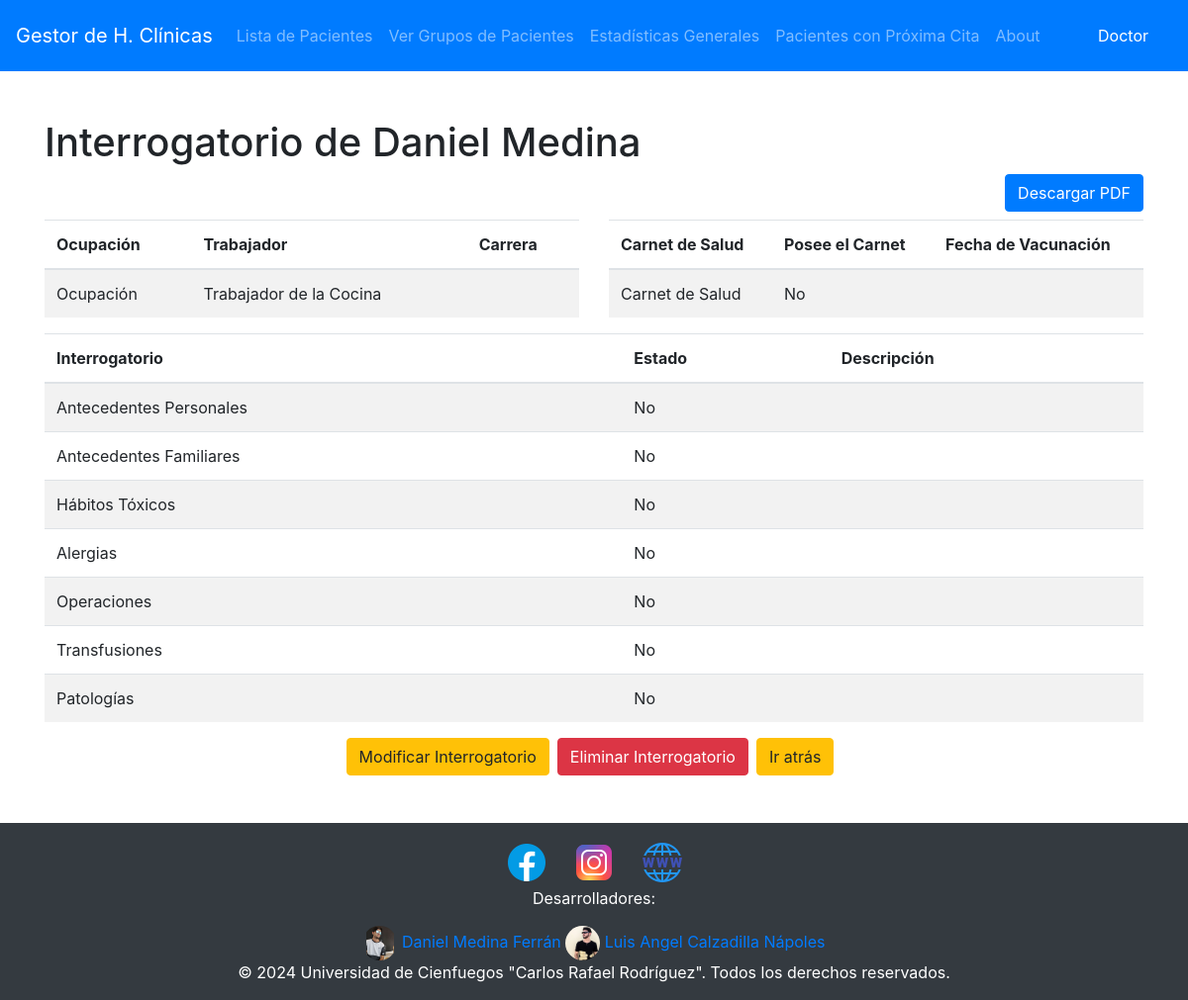
/pacientes/01111972163/fechas/2/egeneral/2/interrogatorio/ (signed in), run on the app's committed database.
### Historia/models.py (models this page shows, shortened)
class Paciente(models.Model):
    ci = models.CharField(primary_key=True, max_length=11)
    nombre = models.CharField(max_length=50)
    apellidos = models.CharField(max_length=50)
    telefono = models.IntegerField(null=True)
    direccion = models.CharField(max_length=50)
    SEXO_CHOICES = (
        ('M', 'Masculino'),
        ('F', 'Femenino'),
    )
    sexo = models.CharField(max_length=1, choices=SEXO_CHOICES)
    RAZA_CHOICES = (
        ('B', 'Blanco'),
        ('N', 'Negro'),
    )
    raza = models.CharField(max_length=1, choices=RAZA_CHOICES)
    edad = models.IntegerField()

class Interrogatorio(models.Model):
    id = models.IntegerField(primary_key=True)
    AP_CHOICES = (
        ('S', 'Sí'),
        ('N', 'No'),
    )
    antecedentes_personales = models.CharField(max_length=1, choices=AP_CHOICES)
    ap_personal_descripcion = models.TextField(blank=True, null=True)
    antecedentes_familiares = models.CharField(max_length=1, choices=AP_CHOICES)
    ap_familiar_descripcion = models.TextField(blank=True, null=True)
    HT_CHOICES = (
        ('T', 'Tabaco'),
        ('A', 'Alcohol'),
        ('D', 'Droga'),
        ('E', 'Tabaco y Alcohol'),
        ('K', 'Tabaco y Droga'),
        ('F', 'Alcohol y Droga'),
    )
    h_toxicos = models.CharField(max_length=1, choices=AP_CHOICES)
    h_toxicos_descripcion = models.CharField(max_length=1, choices=HT_CHOICES)
    alergias = models.CharField(max_length=1, choices=AP_CHOICES)
    alergias_descripcion =models.TextField(blank=True, null=True)
    operaciones = models.CharField(max_length=1, choices=AP_CHOICES)
    operaciones_descripcion =models.TextField(blank=True, null=True)
    transfuciones = models.CharField(max_length=1, choices=AP_CHOICES)
    transfuciones_descripcion =models.TextField(blank=True, null=True)
    carnet_salud = models.CharField(max_length=1, choices=AP_CHOICES)
    carnet_salud_descripcion = models.DateTimeField(blank=True, null=True)
    p_enfermedad = models.CharField(max_length=1, choices=AP_CHOICES)
    p_enfermedad_descripcion =models.TextField(blank=True, null=True)
    OCUPATION_CHOICES = (
        ('E', 'Estudiante'),
        ('T', 'Trabajador de la Cocina'),
    )
    ocupacion = models.CharField(max_length=1, choices=OCUPATION_CHOICES)
    TYPES_CHOICES = (
        ('A', 'Ingeniero Informatico'),
        ('B', 'Ingeniero Mecanico'),
        ('C', 'Ingeniería Química'),
        ('D', 'Ingeniería Industrial'),
        ('E', 'Ingeniería en Transporte'),
        ('F', 'Ingeniería en Agronomía'),
        ('G', 'Ingeniería en Procesos Agroindustriales'),
        ('H', 'Licenciatura en Derecho'),
        ('I', 'Licenciatura en Economía'),
        ('J', 'Licenciatura en Contabilidad y Finanzas'),
        ('K', 'Licenciatura en Turismo'),
        ('L', 'Licenciatura en Educación Economía'),
        ('M', 'Licenciatura en Educación Matemática'),
        ('N', 'Licenciatura en Gestión Sociocultural para el Desarrollo'),
        ('O', 'Licenciatura en Comunicación Social'),
        ('P', 'Licenciatura en Cultura Física'),
        ('Q', 'Licenciatura en Educación. Construcción'),
        ('R', 'Licenciatura en Educación. Mecánica'),
        ('S', 'Licenciatura en Educación. Informática'),
        ('T', 'Licenciatura en Educación. Química'),
        ('U', 'Licenciatura en Educación Laboral'),
        ('V', 'Licenciatura en Educación Física'),
        ('W', 'Licenciatura en Historia'),
        ('X', 'Licenciatura en Educación. Marxismo-Leninismo e Historia'),
        ('Y', 'Licenciatura en Educación. Español-Literatura'),
        ('Z', 'Licenciaturas en Educación. Lenguas Extranjeras. Inglés'),
        ('1', 'Licenciatura en Educación Artística'),
        ('2', 'Licenciatura en Educación Especial'),
        ('3', 'Licenciatura en Educación. Logopedia'),
        ('4', 'Licenciatura en Educación Primaria'),
        ('5', 'Licenciatura en Educación Preescolar'),
        ('6', 'Licenciatura en Educación. Pedagogía-Psicología'),
        ('7', 'Licenciatura en Educación. Biología'),
        ('8', 'Licenciatura en Educación. Geografía'),
        ('9', 'Licenciatura en Educación Agropecuaria'),
        ('0', 'Medicina Veterinaria'),
        ('+', 'Técnico Superior en Gestión de la Innovación Agraria'),
    )
    ocupacion_descripcion = models.TextField(max_length=1, choices=TYPES_CHOICES, blank=True, null=True)
    egeneral = models.OneToOneField(EGeneral, on_delete=models.CASCADE, related_name='interrogatorio')

### Historia/views/interrogatorio.py (the view)
# urls.py: path('pacientes/<str:pk_paciente>/fechas/<int:pk_fecha>/egeneral/<int:pk_egeneral>/interrogatorio/', interrogatorio.ver_interrogatorio, name='ver_interrogatorio'),
@login_required(login_url="/")
def ver_interrogatorio(request, pk_paciente, pk_fecha, pk_egeneral):
    try:
        paciente = get_object_or_404(Paciente, pk=pk_paciente)
        egeneral = get_object_or_404(EGeneral, pk=pk_egeneral)
        interrogatorio = egeneral.interrogatorio
    except Interrogatorio.DoesNotExist:
        return redirect('crear_interrogatorio', pk_paciente=pk_paciente, pk_fecha=pk_fecha, pk_egeneral=pk_egeneral)
    context = {
        'paciente': paciente,
        'interrogatorio': interrogatorio
    }
    return render(request, 'interrogatorio/interrogatorio.html', context)

### Historia/templates/interrogatorio/interrogatorio.html (shortened to what this page needs)
{% extends 'base.html' %} {% block content %}
<h1 class="centered-title">Interrogatorio de {{ paciente.nombre }} {{ paciente.apellidos }}</h1>
<div class="d-flex justify-content-end no-pdf">
	<a href="{% url 'generar_pdf' pk_paciente=interrogatorio.egeneral.fecha.paciente.pk pk_fecha=interrogatorio.egeneral.fecha.pk pk_egeneral=interrogatorio.egeneral.pk %}" class="btn btn-primary mb-2">Descargar PDF</a>
</div>
<div class="row">
	<div class="col-md-6">
		<table class="table table-striped">
			<thead>
				<tr>
					<th>Ocupación</th>
					<th>Trabajador</th>
					<th>Carrera</th>
				</tr>
			</thead>
			<tbody>
				<tr>
					<td>Ocupación</td>
					<td>{{ interrogatorio.get_ocupacion_display }}</td>
					<td style="max-width: 300px; overflow-wrap: break-word">
					</td>
				</tr>
			</tbody>
		</table>
	</div>
	<div class="col-md-6">
		<table class="table table-striped">
			<thead>
				<tr>
					<th>Carnet de Salud</th>
					<th>Posee el Carnet</th>
					<th>Fecha de Vacunación</th>
				</tr>
			</thead>
			<tbody>
				<tr>
					<td>Carnet de Salud</td>
					<td>{{ interrogatorio.get_carnet_salud_display }}</td>
					<td style="max-width: 300px; overflow-wrap: break-word">
					</td>
				</tr>
			</tbody>
		</table>
	</div>
</div>
<table class="table table-striped">
	<thead>
		<tr>
			<th>Interrogatorio</th>
			<th>Estado</th>
			<th>Descripción</th>
		</tr>
	</thead>
	<tbody>
		<tr>
			<td>Antecedentes Personales</td>
			<td>{{ interrogatorio.get_antecedentes_personales_display }}</td>
			<td style="max-width: 300px; overflow-wrap: break-word">
			</td>
		</tr>
		<tr>
			<td>Antecedentes Familiares</td>
			<td>{{ interrogatorio.get_antecedentes_familiares_display }}</td>
			<td style="max-width: 300px; overflow-wrap: break-word">
			</td>
		</tr>
        <tr>
			<td>Hábitos Tóxicos</td>
			<td>{{ interrogatorio.get_h_toxicos_display }}</td>
			<td style="max-width: 300px; overflow-wrap: break-word">
			</td>
		</tr>
		<tr>
			<td>Alergias</td>
			<td>{{ interrogatorio.get_alergias_display }}</td>
			<td style="max-width: 300px; overflow-wrap: break-word">
			</td>
		</tr>
		<tr>
			<td>Operaciones</td>
			<td>{{ interrogatorio.get_operaciones_display }}</td>
			<td style="max-width: 300px; overflow-wrap: break-word">
			</td>
		</tr>
		<tr>
			<td>Transfusiones</td>
			<td>{{ interrogatorio.get_transfuciones_display }}</td>
			<td style="max-width: 300px; overflow-wrap: break-word">
			</td>
		</tr>
		<tr>
			<td>Patologías</td>
			<td>{{ interrogatorio.get_p_enfermedad_display }}</td>
			<td style="max-width: 300px; overflow-wrap: break-word">
			</td>
		</tr>
	</tbody>
</table>
<div class="d-flex justify-content-center no-pdf">
	{% if perms.Historia.change_interrogatorio %}
    <a href="{% url 'modificar_interrogatorio' pk_paciente=interrogatorio.egeneral.fecha.paciente.pk pk_fecha=interrogatorio.egeneral.fecha.pk pk_egeneral=interrogatorio.egeneral.pk pk_interrogatorio=interrogatorio.pk %}" class="btn btn-warning mr-2">Modificar Interrogatorio</a>
    <form action="{% url 'eliminar_interrogatorio' pk_paciente=interrogatorio.egeneral.fecha.paciente.pk pk_fecha=interrogatorio.egeneral.fecha.pk pk_egeneral=interrogatorio.egeneral.pk pk_interrogatorio=interrogatorio.pk %}" method="post" class="mr-2">
        <button type="submit" class="btn btn-danger">Eliminar Interrogatorio</button>
    </form>
		{% endif %}
    <a href="{% url 'ver_egeneral' pk_paciente=interrogatorio.egeneral.fecha.paciente.pk pk_fecha=interrogatorio.egeneral.fecha.pk %}" class="btn btn-warning mr-2 no-pdf">Ir atrás</a>
</div>
{% endblock %}

### Historia/templates/base.html (shortened to what this page needs)
<!DOCTYPE html>
<html lang="en">
<head>
    {% load static %}
    <link rel="stylesheet" href="https://stackpath.bootstrapcdn.com/bootstrap/4.5.2/css/bootstrap.min.css" />
    <link rel="stylesheet" href="https://cdnjs.cloudflare.com/ajax/libs/font-awesome/5.15.4/css/all.min.css" />
</head>
<body>
    <nav class="navbar navbar-expand-lg navbar-dark bg-primary no-pdf">
        <a class="navbar-brand" href="{% url 'home' %}">Gestor de H. Clínicas</a>
        <div class="collapse navbar-collapse" id="navbarNav">
            <ul class="navbar-nav">
                <li class="nav-item">
                    <a class="nav-link" href="{% url 'lista_pacientes' %}">Lista de Pacientes</a>
                </li>
                <li class="nav-item">
                    <a class="nav-link" href="{% url 'grupos_pacientes' %}">Ver Grupos de Pacientes</a>
                </li>
                <li class="nav-item">
                    <a class="nav-link" href="{% url 'estadisticas_generales' %}">Estadísticas Generales</a>
                </li>
                <li class="nav-item">
                    <a class="nav-link" href="{% url 'pacientes_con_proxima_cita' %}">Pacientes con Próxima Cita</a>
                </li>
                <li class="nav-item">
                    <a class="nav-link" href="{% url 'about' %}">About</a>
                </li>
            </ul>
        </div>
        <div class="navbar">
            <div class="navbar-nav">
                <li class="nav-item">
                    <span class="nav-link text-white">{{ user.first_name }}</span>
                </li>
            </div>
        </div>
    </nav>
    <div class="container my-5 content">{% block content %} {% endblock %}</div>
	<footer class="no-pdf">
		<div class="footer-content">
			<div class="footer-container">
				<div class="footer-icons">
					<a href="https://www.facebook.com/ucfgos/" aria-label="Facebook">
						<img src="{% static 'icons/facebook.png' %}" alt="Facebook">
					</a>
					<a href="https://instagram.com/ucfgos" aria-label="Instagram">
						<img src="{% static 'icons/instagram.png' %}" alt="Instagram">
					</a>
					<a href="http://www.ucf.edu.cu/" aria-label="Web">
						<img src="{% static 'icons/web.png' %}" alt="Web">
					</a>
				</div>
				<div class="footer-developers">
					<p>Desarrolladores:</p>
					<div class="developer-icons">
						<a href="#" aria-label="medina">
							<img src="{% static 'icons/medina.jpg' %}" alt="Daniel Medina Ferrán" class="developer-icon-img">
							<span>Daniel Medina Ferrán</span>
						</a>
						<a href="#" aria-label="luisangel">
							<img src="{% static 'icons/luisangel.jpg' %}" alt="Luis Angel Calzadilla Nápoles" class="developer-icon-img">
							<span>Luis Angel Calzadilla Nápoles</span>
						</a>
					</div>
				</div>
			</div>
		</div>
		<p class="mb-0 text-center">© {{ year }} 2024 Universidad de Cienfuegos "Carlos Rafael Rodríguez". Todos los derechos reservados.</p>
	</footer>
</body>
</html>

### Historia/templates/base.html (style rules this page uses)
body { display: flex; flex-direction: column; min-height: 100vh; margin: 0; }
.content { flex: 1; }
.navbar-nav { position: relative; }
.nav-link { color: white; text-decoration: none; }
footer { background-color: #343a40; color: #ffffff; padding: 1rem; text-align: center; width: 100%; }
.footer-icons a { color: #ffffff; margin: 0 0.5rem; }
.developer-icon-img { border-radius: 50%; width: 35px; height: 35px; object-fit: contain; }

### data on the page
Paciente: nombre "Daniel", apellidos "Medina"
Interrogatorio: ocupacion "Trabajador de la Cocina", carnet_salud "No", antecedentes_personales "No", antecedentes_familiares "No", h_toxicos "No", alergias "No", operaciones "No", transfuciones "No", p_enfermedad "No"

### other printed values
{{ user.first_name }} "Doctor"
